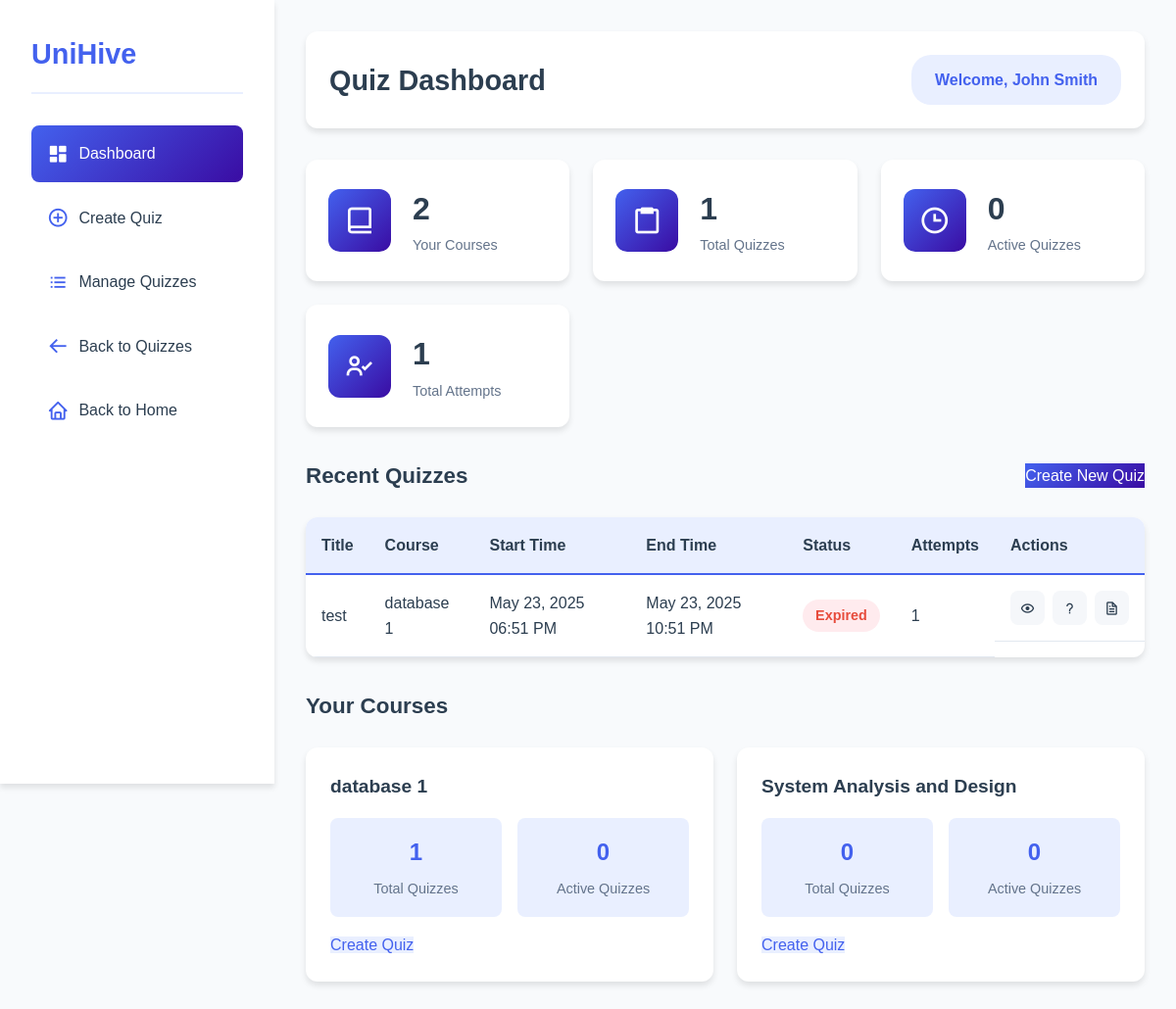
/quiz-system/admin/dashboard.php (signed in), run on the app's committed database.
### tables this page shows
CREATE TABLE IF NOT EXISTS `professors` (
  `professor_id` int NOT NULL,
  `name` varchar(255) NOT NULL,
  `department_id` int DEFAULT NULL,
  PRIMARY KEY (`professor_id`),
  KEY `department_id` (`department_id`)
);

CREATE TABLE IF NOT EXISTS `quizzes` (
  `quiz_id` int NOT NULL AUTO_INCREMENT,
  `title` varchar(255) NOT NULL,
  `description` text,
  `course_id` int NOT NULL,
  `professor_id` int NOT NULL,
  `time_limit` int NOT NULL,
  `start_time` datetime NOT NULL,
  `end_time` datetime NOT NULL,
  `created_at` timestamp NULL DEFAULT CURRENT_TIMESTAMP,
  `updated_at` timestamp NULL DEFAULT CURRENT_TIMESTAMP ON UPDATE CURRENT_TIMESTAMP,
  PRIMARY KEY (`quiz_id`),
  KEY `course_id` (`course_id`),
  KEY `professor_id` (`professor_id`)
);

CREATE TABLE IF NOT EXISTS `courses` (
  `course_id` int NOT NULL AUTO_INCREMENT,
  `name` varchar(191) NOT NULL,
  `department_id` int DEFAULT NULL,
  `description` text,
  PRIMARY KEY (`course_id`),
  KEY `department_id` (`department_id`)
);

### public_html/quiz-system/admin/dashboard.php (the view, shortened to what this page needs)
<?php
$userId = $_SESSION["user_id"];
$conn = connectDB();
$courses_stmt = $conn->prepare("
    SELECT c.course_id, c.name as course_name
    FROM professor_courses pc
    JOIN courses c ON pc.course_id = c.course_id
    WHERE pc.professor_id = ?
");
$courses_stmt->bind_param("i", $userId);
$courses_stmt->execute();
$courses_result = $courses_stmt->get_result();
$courses = [];
while ($course = $courses_result->fetch_assoc()) {
    $courses[] = $course;
}
$quizzes_stmt = $conn->prepare("
    SELECT q.*, c.name as course_name,
           (SELECT COUNT(*) FROM quiz_attempts WHERE quiz_id = q.quiz_id) as attempt_count
    FROM quizzes q
    JOIN courses c ON q.course_id = c.course_id
    WHERE q.professor_id = ?
    ORDER BY q.created_at DESC
");
$quizzes_stmt->bind_param("i", $userId);
$quizzes_stmt->execute();
$quizzes_result = $quizzes_stmt->get_result();
$quizzes = [];
while ($quiz = $quizzes_result->fetch_assoc()) {
    $quizzes[] = $quiz;
}
$name_stmt = $conn->prepare("SELECT name FROM professors WHERE professor_id = ?");
$name_stmt->bind_param("i", $userId);
$name_stmt->execute();
$name_result = $name_stmt->get_result();
$professor_name = $name_result->fetch_assoc()['name'];
?>
<!DOCTYPE html>
<html lang="en">
<head>
    <link href='https://unpkg.com/boxicons@2.1.4/css/boxicons.min.css' rel='stylesheet'>
    <link rel="stylesheet" href="../assets/css/admin.css">
</head>
<body>
    <div class="dashboard-container">
        <nav class="sidebar">
            <div class="logo">
                <h2>UniHive</h2>
            </div>
            <ul class="nav-links">
                <li class="active">
                    <a href="dashboard.php">
                        <i class='bx bxs-dashboard'></i>
                        <span>Dashboard</span>
                    </a>
                </li>
                <li>
                    <a href="create_quiz.php">
                        <i class='bx bx-plus-circle'></i>
                        <span>Create Quiz</span>
                    </a>
                </li>
                <li>
                    <a href="manage_quizzes.php">
                        <i class='bx bx-list-ul'></i>
                        <span>Manage Quizzes</span>
                    </a>
                </li>
                <li>
                    <a href="../quiz/index.php">
                        <i class='bx bx-arrow-back'></i>
                        <span>Back to Quizzes</span>
                    </a>
                </li>
                <li>
                    <a href="../../home/home.php">
                        <i class='bx bx-home'></i>
                        <span>Back to Home</span>
                    </a>
                </li>
            </ul>
        </nav>
        <main class="main-content">
            <header>
                <div class="header-content">
                    <h1>Quiz Dashboard</h1>
                    <div class="user-info">
                        <span>Welcome, <?php echo htmlspecialchars($professor_name); ?></span>
                    </div>
                </div>
            </header>
            <div class="dashboard-stats">
                <div class="stat-card">
                    <div class="stat-icon">
                        <i class='bx bx-book-alt'></i>
                    </div>
                    <div class="stat-details">
                        <h3><?php echo count($courses); ?></h3>
                        <p>Your Courses</p>
                    </div>
                </div>
                <div class="stat-card">
                    <div class="stat-icon">
                        <i class='bx bx-clipboard'></i>
                    </div>
                    <div class="stat-details">
                        <h3><?php echo count($quizzes); ?></h3>
                        <p>Total Quizzes</p>
                    </div>
                </div>
                <div class="stat-card">
                    <div class="stat-icon">
                        <i class='bx bx-time'></i>
                    </div>
                    <div class="stat-details">
                        <h3><?php echo count(array_filter($quizzes, function($q) { return strtotime($q['end_time']) >= time(); })); ?></h3>
                        <p>Active Quizzes</p>
                    </div>
                </div>
                <div class="stat-card">
                    <div class="stat-icon">
                        <i class='bx bx-user-check'></i>
                    </div>
                    <div class="stat-details">
                        <h3><?php echo array_sum(array_column($quizzes, 'attempt_count')); ?></h3>
                        <p>Total Attempts</p>
                    </div>
                </div>
            </div>
            <div class="dashboard-sections">
                <section class="recent-quizzes">
                    <div class="section-header">
                        <h2>Recent Quizzes</h2>
                        <a href="create_quiz.php" class="btn-primary">Create New Quiz</a>
                    </div>
                    <?php if (empty($quizzes)): ?>
                        <div class="empty-state">
                            <p>You haven't created any quizzes yet.</p>
                            <a href="create_quiz.php" class="btn-primary">Create Your First Quiz</a>
                        </div>
                    <?php else: ?>
                        <div class="table-responsive">
                            <table class="data-table">
                                <thead>
                                    <tr>
                                        <th>Title</th>
                                        <th>Course</th>
                                        <th>Start Time</th>
                                        <th>End Time</th>
                                        <th>Status</th>
                                        <th>Attempts</th>
                                        <th>Actions</th>
                                    </tr>
                                </thead>
                                <tbody>
                                    <?php foreach (array_slice($quizzes, 0, 5) as $quiz): ?>
                                        <tr>
                                            <td><?php echo htmlspecialchars($quiz['title']); ?></td>
                                            <td><?php echo htmlspecialchars($quiz['course_name']); ?></td>
                                            <td><?php echo date('M d, Y h:i A', strtotime($quiz['start_time'])); ?></td>
                                            <td><?php echo date('M d, Y h:i A', strtotime($quiz['end_time'])); ?></td>
                                            <td>
                                                <?php
                                                $now = time();
                                                $start = strtotime($quiz['start_time']);
                                                $end = strtotime($quiz['end_time']);
                                                if ($now < $start) {
                                                    echo '<span class="status upcoming">Upcoming</span>';
                                                } elseif ($now > $end) {
                                                    echo '<span class="status expired">Expired</span>';
                                                } else {
                                                    echo '<span class="status active">Active</span>';
                                                }
                                                ?>
                                            </td>
                                            <td><?php echo $quiz['attempt_count']; ?></td>
                                            <td class="actions">
                                                <a href="../quiz/view.php?id=<?php echo $quiz['quiz_id']; ?>" class="btn-icon" title="View Quiz">
                                                    <i class='bx bx-show'></i>
                                                </a>
                                                <a href="manage_questions.php?quiz_id=<?php echo $quiz['quiz_id']; ?>" class="btn-icon" title="Manage Questions">
                                                    <i class='bx bx-question-mark'></i>
                                                </a>
                                                <a href="manage_submissions.php?id=<?php echo $quiz['quiz_id']; ?>" class="btn-icon" title="View Submissions">
                                                    <i class='bx bx-file'></i>
                                                </a>
                                            </td>
                                        </tr>
                                    <?php endforeach; ?>
                                </tbody>
                            </table>
                        </div>
                    <?php endif; ?>
                </section>
                <section class="your-courses">
                    <div class="section-header">
                        <h2>Your Courses</h2>
                    </div>
                    <?php if (empty($courses)): ?>
                        <div class="empty-state">
                            <p>You don't have any assigned courses.</p>
                        </div>
                    <?php else: ?>
                        <div class="courses-list">
                            <?php foreach ($courses as $course): ?>
                                <div class="course-card">
                                    <h3><?php echo htmlspecialchars($course['course_name']); ?></h3>
                                    <?php
                                    $courseQuizzes = array_filter($quizzes, function($q) use ($course) {
                                        return $q['course_id'] == $course['course_id'];
                                    });
                                    $activeQuizzes = array_filter($courseQuizzes, function($q) {
                                        $now = time();
                                        $start = strtotime($q['start_time']);
                                        $end = strtotime($q['end_time']);
                                        return $now >= $start && $now <= $end;
                                    });
                                    ?>
                                    <div class="course-stats">
                                        <div class="course-stat">
                                            <span class="count"><?php echo count($courseQuizzes); ?></span>
                                            <span class="label">Total Quizzes</span>
                                        </div>
                                        <div class="course-stat">
                                            <span class="count"><?php echo count($activeQuizzes); ?></span>
                                            <span class="label">Active Quizzes</span>
                                        </div>
                                    </div>
                                    <a href="create_quiz.php?course=<?php echo $course['course_id']; ?>" class="btn-secondary">Create Quiz</a>
                                </div>
                            <?php endforeach; ?>
                        </div>
                    <?php endif; ?>
                </section>
            </div>
        </main>
    </div>
</body>
</html>

### data on the page
professors: name "John Smith"
quizzes: title "test", course.name "database 1", start_time "May 23, 2025 06:51 PM", end_time "May 23, 2025 10:51 PM", shows "Expired", attempt_count "1", course.course_id "1", course.course_id "0"
courses: name "database 1", count($activeQuizzes) "0"
courses: name "System Analysis and Design"

### other printed values
count($courses) "2"
count($quizzes) "1"
array_sum(array_column($quizzes, 'attempt_count')) "1"
